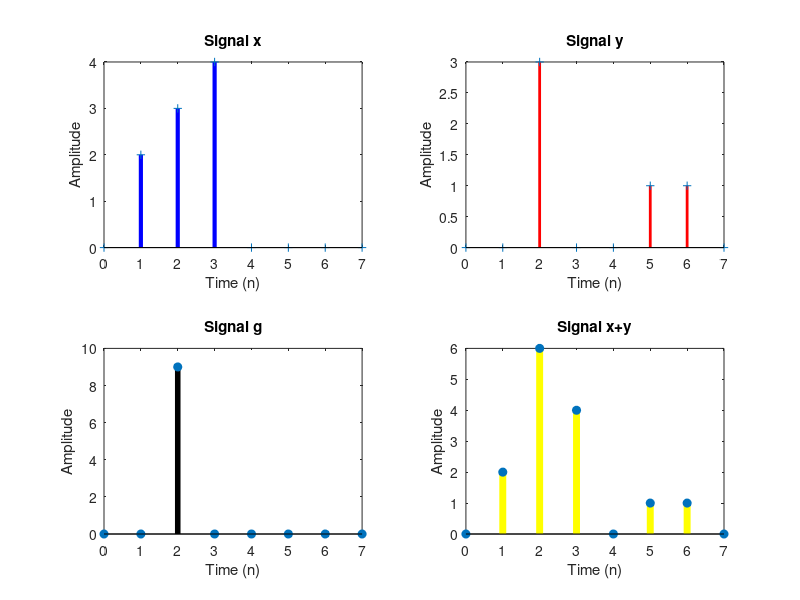

The MATLAB script that drew this image:

n = [0 1 2 3 4 5 6 7];
x = [0 2 3 4 0 0 0 0];
y = [0 0 3 0 0 1 1 0];


figure;


subplot(2, 2, 1);
stem(n, x, 'filled', 'Marker', '+', 'LineStyle', '-', 'LineWidth', 3, 'Color', 'b');
title('Signal x');
xlabel('Time (n)');
ylabel('Amplitude');


subplot(2, 2, 2);
stem(n, y, 'filled', 'Marker', '+', 'LineStyle', '-', 'LineWidth', 2, 'Color', 'r');
title('Signal y');
xlabel('Time (n)');
ylabel('Amplitude');


subplot(2, 2, 3);
g = x .* y;
stem(n, g, 'filled', 'LineStyle', '-', 'LineWidth', 4, 'Color', 'k');
title('Signal g');
xlabel('Time (n)');
ylabel('Amplitude');

subplot(2, 2, 4);
toplam = x + y;
stem(n, toplam, 'filled', 'LineStyle', '-', 'LineWidth', 5, 'Color', 'y');
title('Signal x+y');
xlabel('Time (n)');
ylabel('Amplitude');
